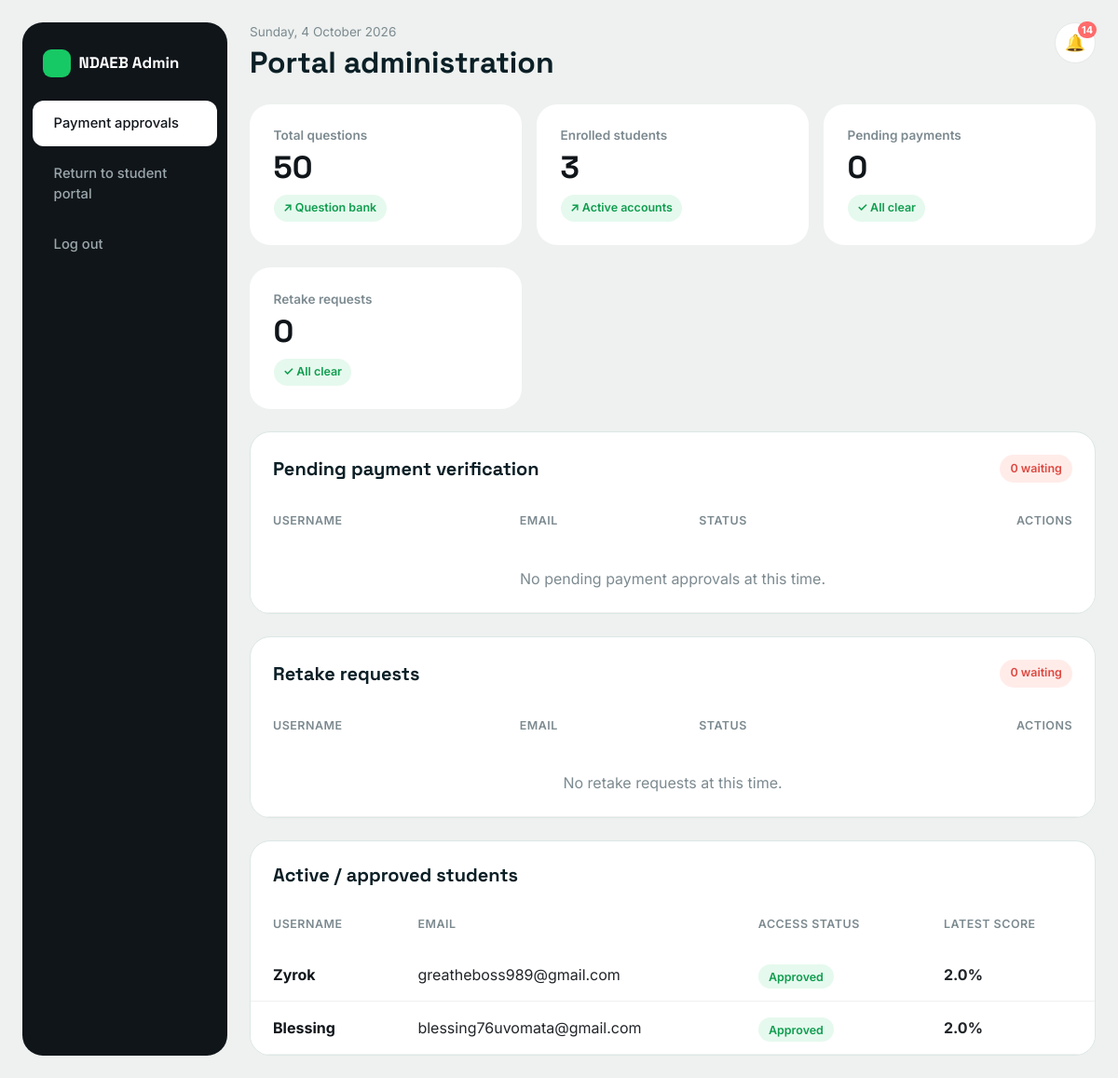
The app's page /admin-panel/ (signed in), older data.
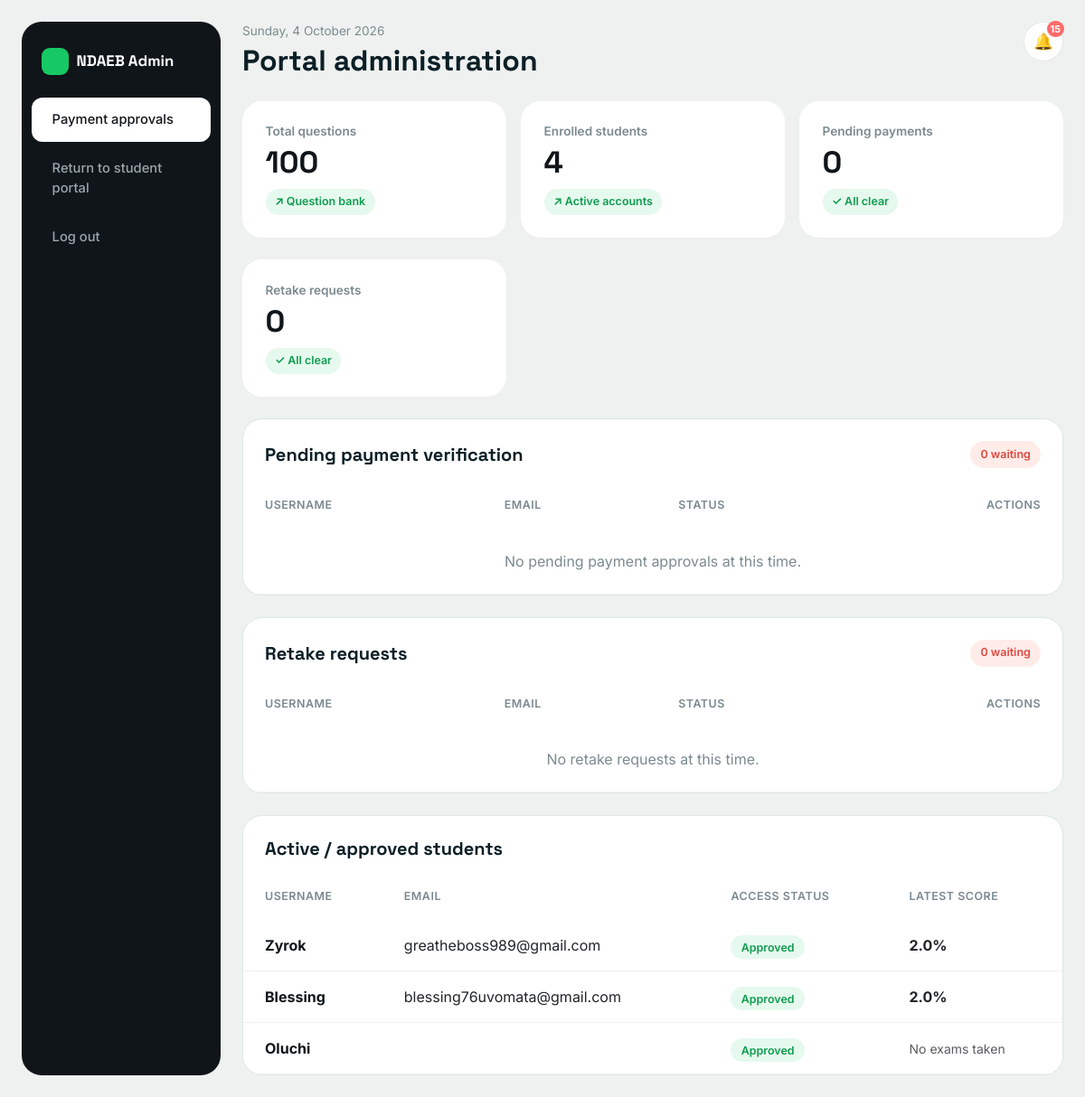
The same page, newer data.
### main/models.py (models this page shows, shortened)
class Profile(models.Model):
    PAYMENT_STATUS_CHOICES = [
        ('UNPAID', 'Unpaid'),
        ('PENDING', 'Pending Verification'),
        ('APPROVED', 'Approved'),
        ('DENIED', 'Denied'),
    ]
    user = models.OneToOneField(User, on_delete=models.CASCADE, related_name='profile')
    payment_status = models.CharField(max_length=20, choices=PAYMENT_STATUS_CHOICES, default='UNPAID')
    retake_approved = models.BooleanField(default=True)
    retake_requested = models.BooleanField(default=False)
    retake_denied = models.BooleanField(default=False)

### main/views.py (the view)
# urls.py: path('admin-panel/', views.admin_panel_view, name='admin_panel'),
@user_passes_test(is_admin)
def admin_panel_view(request):
    pending_payments = Profile.objects.filter(payment_status='PENDING')
    retake_requests = Profile.objects.filter(retake_requested=True)
    approved_users = Profile.objects.filter(payment_status='APPROVED')
    for profile in approved_users:
        latest = ExamAttempt.objects.filter(user=profile.user).order_by('-date_taken').first()
        profile.latest_score = latest.percentage if latest else None
    notifications = Notification.objects.filter(is_read=False)
    context = {
        'total_questions': Question.objects.count(),
        'total_students': User.objects.filter(is_staff=False).count(),
        'pending_payments': pending_payments,
        'retake_requests': retake_requests,
        'approved_users': approved_users,
        'notifications': notifications,
        'unread_notifications_count': notifications.count(),
    }
    return render(request, 'admin-panel.html', context)

### main/views.py (called while the page is built)
def is_admin(user):
    return user.is_authenticated and user.is_staff

### templates/admin-panel.html (shortened to what this page needs)
{% extends 'base.html' %}
{% block layout %}
  <div class="admin-shell">
    <div class="admin-sidebar">
      <span class="brand">NDAEB Admin</span>
      <a href="{% url 'admin_panel' %}" class="nav-item active">Payment approvals</a>
      <a href="{% url 'dashboard' %}" class="nav-item">Return to student portal</a>
      <a href="{% url 'logout' %}" class="nav-item">Log out</a>
    </div>
    <div class="admin-main">
      <div class="admin-topbar">
        <div>
          <div class="eyebrow">
            {% now 'l, j F Y' %}
          </div>
          <h2>Portal administration</h2>
        </div>
        <div class="notif-bell-wrap">
          <div class="notif-bell" id="notifBellToggle">
            &#128276;{% if unread_notifications_count > 0 %}
              <span class="notif-badge">{{ unread_notifications_count }}</span>
            {% endif %}
          </div>
        </div>
      </div>
      <div class="row g-3 mb-4">
        <div class="col-md-4">
          <div class="metric-card">
            <h6>Total questions</h6>
            <div class="val">{{ total_questions|default:'0' }}</div>
            <span class="trend-pill">&#8599; Question bank</span>
          </div>
        </div>
        <div class="col-md-4">
          <div class="metric-card">
            <h6>Enrolled students</h6>
            <div class="val">{{ total_students|default:'0' }}</div>
            <span class="trend-pill">&#8599; Active accounts</span>
          </div>
        </div>
        <div class="col-md-4">
          <div class="metric-card">
            <h6>Pending payments</h6>
            <div class="val">{{ pending_payments|length }}</div>
            <span class="trend-pill {% if pending_payments|length > 0 %}warn{% endif %}">
              {% if pending_payments|length > 0 %}
                &#8599; Needs review
              {% else %}
                &#10003; All clear
              {% endif %}
            </span>
          </div>
        </div>
      </div>
      <div class="row g-3 mb-4">
        <div class="col-md-4">
          <div class="metric-card">
            <h6>Retake requests</h6>
            <div class="val">{{ retake_requests|length }}</div>
            <span class="trend-pill {% if retake_requests|length > 0 %}warn{% endif %}">
              {% if retake_requests|length > 0 %}
                &#8599; Needs review
              {% else %}
                &#10003; All clear
              {% endif %}
            </span>
          </div>
        </div>
      </div>
      <div class="surface-card mb-4">
        <div class="p-4 pb-3 d-flex justify-content-between align-items-center flex-wrap gap-2">
          <h5 class="fw-bold mb-0">Pending payment verification</h5>
          <span class="badge-soft-coral">{{ pending_payments|length }} waiting</span>
        </div>
        <div class="table-responsive">
          <table class="table table-hover align-middle mb-0">
            <thead>
              <tr>
                <th>Username</th>
                <th>Email</th>
                <th>Status</th>
                <th class="text-end">Actions</th>
              </tr>
            </thead>
            <tbody>
              {% for profile in pending_payments %}
                <tr>
                  <td>
                    <strong>{{ profile.user.username }}</strong>
                  </td>
                  <td>{{ profile.user.email }}</td>
                  <td>
                    <span class="badge-soft-coral">Pending review</span>
                  </td>
                  <td class="text-end">
                    <a href="{% url 'process_payment' profile.id 'approve' %}" class="btn btn-ink btn-sm me-2">Approve access</a>
                    <a href="{% url 'process_payment' profile.id 'deny' %}" class="btn btn-outline-ink btn-sm">Deny access</a>
                  </td>
                </tr>
              {% empty %}
                <tr>
                  <td colspan="4" class="text-center py-4" style="color:var(--fin-slate);">No pending payment approvals at this time.</td>
                </tr>
              {% endfor %}
            </tbody>
          </table>
        </div>
      </div>
      <div class="surface-card mb-4">
        <div class="p-4 pb-3 d-flex justify-content-between align-items-center flex-wrap gap-2">
          <h5 class="fw-bold mb-0">Retake requests</h5>
          <span class="badge-soft-coral">{{ retake_requests|length }} waiting</span>
        </div>
        <div class="table-responsive">
          <table class="table table-hover align-middle mb-0">
            <thead>
              <tr>
                <th>Username</th>
                <th>Email</th>
                <th>Status</th>
                <th class="text-end">Actions</th>
              </tr>
            </thead>
            <tbody>
              {% for profile in retake_requests %}
                <tr>
                  <td>
                    <a href="{% url 'admin_student_scores' profile.user.id %}" class="text-decoration-none fw-bold" style="color: var(--fin-ink);">{{ profile.user.username }}</a>
                  </td>
                  <td>{{ profile.user.email }}</td>
                  <td>
                    <span class="badge-soft-coral">Awaiting approval</span>
                  </td>
                  <td class="text-end">
                    <a href="{% url 'process_retake' profile.id 'approve' %}" class="btn btn-ink btn-sm me-2">Unlock retake</a>
                    <a href="{% url 'process_retake' profile.id 'deny' %}" class="btn btn-outline-ink btn-sm">Deny</a>
                  </td>
                </tr>
              {% empty %}
                <tr>
                  <td colspan="4" class="text-center py-4" style="color:var(--fin-slate);">No retake requests at this time.</td>
                </tr>
              {% endfor %}
            </tbody>
          </table>
        </div>
      </div>
      <div class="surface-card">
        <div class="p-4 pb-3">
          <h5 class="fw-bold mb-0">Active / approved students</h5>
        </div>
        <div class="table-responsive">
          <table class="table table-hover align-middle mb-0">
            <thead>
              <tr>
                <th>Username</th>
                <th>Email</th>
                <th>Access status</th>
                <th>Latest Score</th>
              </tr>
            </thead>
            <tbody>
              {% for profile in approved_users %}
                <tr>
                  <td>
                    <a href="{% url 'admin_student_scores' profile.user.id %}" class="text-decoration-none fw-bold" style="color: var(--fin-ink);">{{ profile.user.username }}</a>
                  </td>
                  <td>{{ profile.user.email }}</td>
                  <td>
                    <span class="badge-soft-teal">Approved</span>
                  </td>
                  <td>
                    {% if profile.latest_score %}
                      <strong>{{ profile.latest_score }}%</strong>
                    {% else %}
                      <span class="text-muted small">No exams taken</span>
                    {% endif %}
                  </td>
                </tr>
              {% empty %}
                <tr>
                  <td colspan="4" class="text-center py-4" style="color:var(--fin-slate);">No approved students yet.</td>
                </tr>
              {% endfor %}
            </tbody>
          </table>
        </div>
      </div>
    </div>
  </div>
{% endblock %}

### templates/base.html (shortened to what this page needs)
<!DOCTYPE html>
<html lang="en">
  <head>
    <link href="https://cdn.jsdelivr.net/npm/bootstrap@5.3.0/dist/css/bootstrap.min.css" rel="stylesheet" />
  </head>
  <body>
    {% block layout %}{% endblock %}
  </body>
</html>

### templates/base.html (style rules this page uses)
:root { --ink: #0b1f26; --teal: #0e7c7b; --teal-dark: #0a5d5c; --teal-light: #e8f6f3; --coral: #ff6b5b; --coral-dark: #e5503f; --paper: #fbfbf9; --slate: #5b6b70; --line: #dce7e6; --radius: 10px; }
* { box-sizing: border-box; }
body { font-family: 'Inter', sans-serif; background: var(--paper); color: var(--ink); -webkit-font-smoothing: antialiased; }
h1, h2, h3, h4, h5, .brand-font { font-family: 'Space Grotesk', sans-serif; color: var(--ink); }
a { color: var(--teal-dark); }
.surface-card { background: #fff; border: 1px solid var(--line); border-radius: var(--radius); }
.badge-soft-teal { background: var(--teal-light); color: var(--teal-dark); font-weight: 600; padding: 0.35rem 0.7rem; border-radius: 6px; font-size: 0.78rem; }
.badge-soft-coral { background: #ffedea; color: var(--coral-dark); font-weight: 600; padding: 0.35rem 0.7rem; border-radius: 6px; font-size: 0.78rem; }
.table thead { background: var(--teal-light); color: var(--teal-dark); }

### templates/admin-panel.html (style rules this page uses)
:root { --fin-bg: #eef1ef; --fin-ink: #10151a; --fin-green: #17c964; --fin-green-soft: #e6f9ee; --fin-coral: #ff6b6b; --fin-coral-soft: #ffece9; --fin-slate: #7c8a90; --fin-card-radius: 22px; }
body { background: var(--fin-bg); }
.admin-shell { display: flex; min-height: 100vh; gap: 1.5rem; padding: 1.5rem; }
.admin-sidebar { width: 220px; flex-shrink: 0; background: var(--fin-ink); border-radius: var(--fin-card-radius); padding: 1.2rem 0; display: flex; flex-direction: column; }
.admin-sidebar .brand { color: #fff; font-family: 'Space Grotesk', sans-serif; font-weight: 700; font-size: 1.05rem; padding: 0.6rem 1.4rem 1.4rem; display: flex; align-items: center; gap: 0.5rem; }
.admin-sidebar .brand::before { content: ''; width: 30px; height: 30px; border-radius: 9px; background: var(--fin-green); display: inline-block; }
.admin-sidebar a.nav-item { color: #9aa7ab; text-decoration: none; padding: 0.85rem 1.4rem; display: block; font-size: 0.92rem; font-weight: 500; margin: 0.15rem 0.7rem; border-radius: 12px; transition: background 0.15s ease, color 0.15s ease; }
.admin-sidebar a.nav-item:hover, .admin-sidebar a.nav-item.active { color: var(--fin-ink); background: #fff; }
.admin-main { flex: 1; min-width: 0; }
.admin-topbar { display: flex; justify-content: space-between; align-items: flex-start; margin-bottom: 1.6rem; flex-wrap: wrap; gap: 1rem; }
.admin-topbar h2 { font-family: 'Space Grotesk', sans-serif; font-weight: 700; margin: 0; }
.admin-topbar .eyebrow { color: var(--fin-slate); font-size: 0.85rem; margin-bottom: 0.2rem; }
.metric-card { border-radius: var(--fin-card-radius); padding: 1.6rem; background: #fff; height: 100%; }
.metric-card h6 { color: var(--fin-slate); font-size: 0.85rem; font-weight: 600; margin-bottom: 0.6rem; text-transform: none; }
.metric-card .val { font-family: 'Space Grotesk', sans-serif; font-weight: 700; font-size: 2.1rem; color: var(--fin-ink); line-height: 1; }
.trend-pill { display: inline-flex; align-items: center; gap: 0.35rem; background: var(--fin-green-soft); color: #0f9d4f; font-size: 0.78rem; font-weight: 600; padding: 0.3rem 0.65rem; border-radius: 999px; margin-top: 0.8rem; }
.surface-card { background: #fff; border-radius: var(--fin-card-radius); overflow: hidden; }
.surface-card .table { margin-bottom: 0; }
.surface-card thead th { border-bottom: none; color: var(--fin-slate); font-size: 0.78rem; text-transform: uppercase; letter-spacing: 0.04em; font-weight: 600; padding: 1rem 1.5rem; }
.surface-card tbody td { padding: 1rem 1.5rem; border-color: #f0f1ef; vertical-align: middle; }
.badge-soft-coral { background: var(--fin-coral-soft); color: #e0473f; font-weight: 600; font-size: 0.78rem; padding: 0.35rem 0.7rem; border-radius: 999px; }
.badge-soft-teal { background: var(--fin-green-soft); color: #0f9d4f; font-weight: 600; font-size: 0.78rem; padding: 0.35rem 0.7rem; border-radius: 999px; }
.notif-bell-wrap { position: relative; }
.notif-bell { width: 44px; height: 44px; border-radius: 50%; background: #fff; border: 1px solid #e6e9e7; display: flex; align-items: center; justify-content: center; font-size: 1.1rem; cursor: pointer; position: relative; }
.notif-badge { position: absolute; top: -2px; right: -2px; background: var(--fin-coral); color: #fff; font-size: 0.68rem; font-weight: 700; min-width: 18px; height: 18px; border-radius: 999px; display: flex; align-items: center; justify-content: center; padding: 0 4px; }

Row changes from the older to the newer data that the page shows:
added Profile: user.username "Oluchi", shows "No exams taken"
Text that changed along with them:
{{ unread_notifications_count }}: "14" → "15"
{{ total_questions|default:'0' }}: "50" → "100"
{{ total_students|default:'0' }}: "3" → "4"
